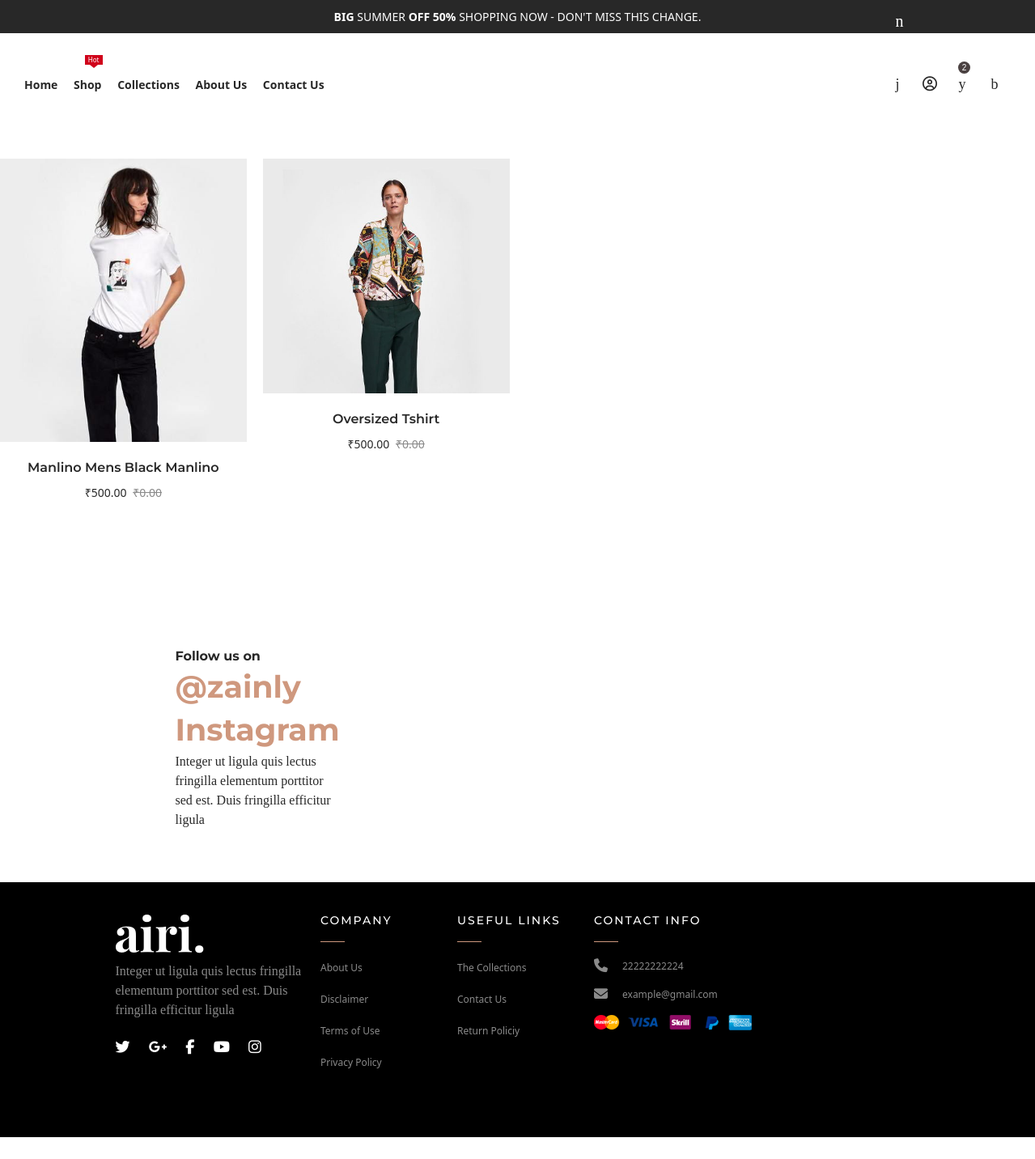
Page /search/Shirts on the earlier database version.
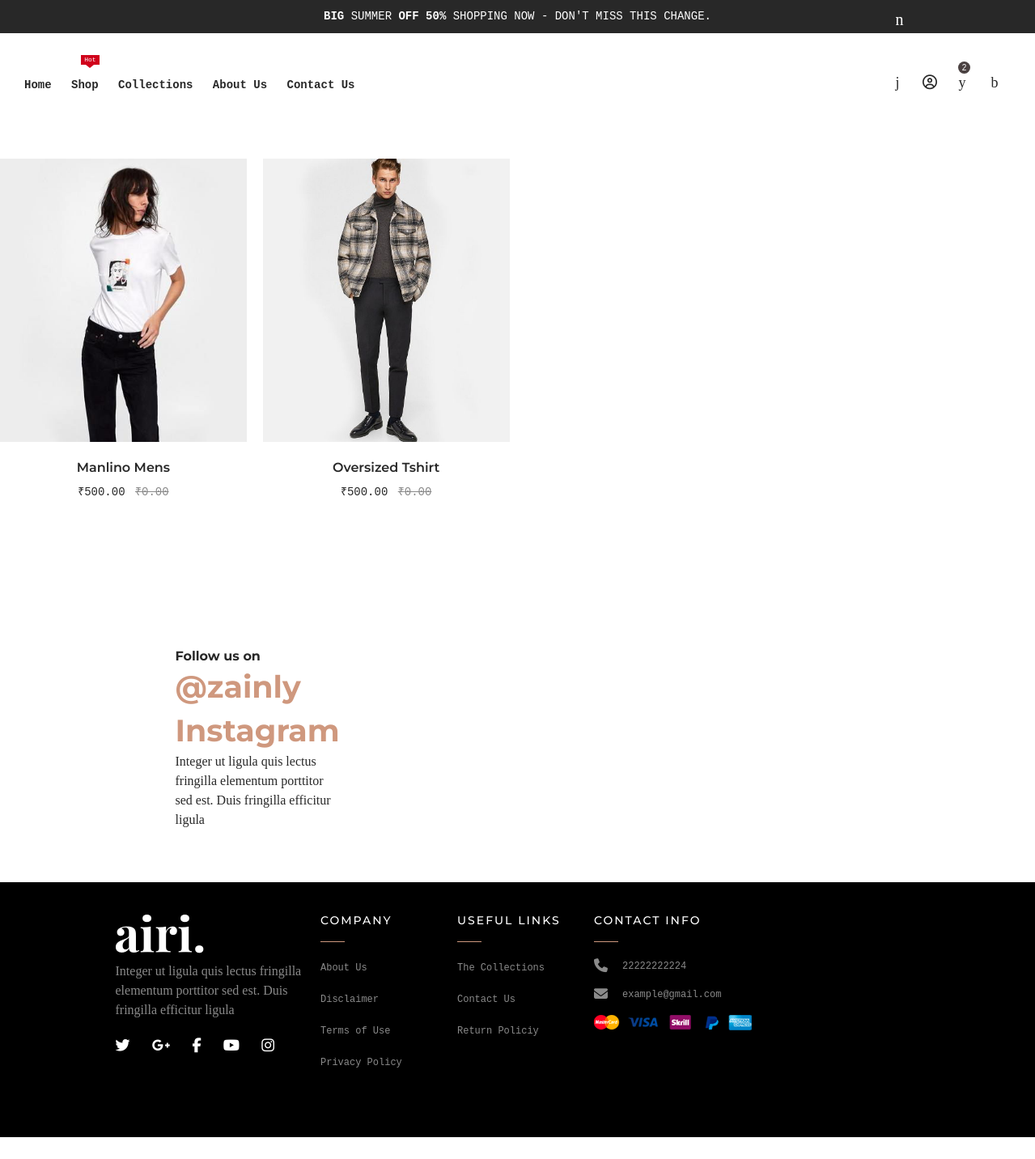
Same page on the later database version.
### dashboard/models.py (models this page shows, shortened)
class Product(models.Model):
    title = models.CharField(max_length=30)
    product_image = models.ImageField(upload_to='product_images/')
    second_image = models.ImageField(upload_to='product_images/', null=True, blank=True)
    size_chart = models.ImageField(upload_to='size_chart/', null=True, blank=True)
    category = models.ManyToManyField(Categories)
    gender = models.ManyToManyField(Gender)
    description = CKEditor5Field('Text', config_name='extends')
    keywords = models.ManyToManyField(Keywords)
    stars = models.PositiveIntegerField(default=5)
    review = models.PositiveIntegerField(default=1200)
    before_discount_price = models.DecimalField(max_digits=10, decimal_places=2, default=0)
    discount_percent = models.PositiveIntegerField(default=20)
    price = models.DecimalField(max_digits=10, decimal_places=2)
    video_url = models.URLField(blank=True)
    sizes_available = models.ManyToManyField(Sizes)
    created_at = models.DateTimeField(auto_now_add=True)
    updated_at = models.DateTimeField(auto_now=True)
    class Meta:
        verbose_name = "Product"
        verbose_name_plural = "Products"

### home/views.py (the view)
# urls.py: path("search/<str:search>",search,name='search'),
def search(request,search):
    query = search
    products = Product.objects.none()
    if query:
        products = Product.objects.filter(
            models.Q(category__category__icontains=query) |  # Correct usage for ManyToManyField
            models.Q(description__icontains=query) |
            models.Q(keywords__keyword__icontains=query)
        ).distinct()[:100]
    context = {
        'products':products,
        'search':search,
    }
    return render(request,'home/search.html',context)

### home/context_processors.py (called while the page is built)
def custom_site_context(request):
    settings = SiteSettings.objects.all().first()
    categories = Categories.objects.all()
    context = {
        'settings':settings,
        'categories':categories,
    }
    return context

### templates/home/search.html (shortened to what this page needs)
{% extends 'home/base.html' %}
{% block body %}
<div class="shop-page-wrapper">
    <div class="container-fluid p-0">
        <div class="row no-gutter pt--45 pt-md--35 pt-sm--20 pb--60 pb-md--50 pb-sm--40">
            <div class="col-12">
                <div class="shop-toolbar plr--75 plr-lg--30">
                    <div class="shop-toolbar__inner">
                        <div class="row align-items-center">
                            <div class="col-md-6 text-md-start text-center mb-sm--20">
                                <div class="shop-toolbar__left">
                                    <p class="product-pages">Showing 1–20 results</p>
                                </div>
                            </div>
                            <div class="col-md-6">
                                <div class="shop-toolbar__right">
                                    <a href="#" class="product-filter-btn shop-toolbar__btn">
                                        <span>Filters</span>
                                    </a>
                                    <div class="product-ordering">
                                        <a href="#" class="product-ordering__btn shop-toolbar__btn">
                                            <span>Short By</span>
                                        </a>
                                    </div>
                                </div>
                            </div>
                        </div>
                    </div>
                </div>
                <div class="shop-products">
                    <div class="row g-0">
                        {% for product in products %}
                        <div class="col-xl-3 col-lg-4 col-md-6 col-6 mb--40 mb-md--30">
                            <div class="airi-product">
                                <div class="product-inner">
                                    <figure class="product-image">
                                        <div class="product-image--holder">
                                            <a href="/product-view/{{product.id}}">
                                                <img src="{{product.product_image.url}}" alt="Product Image"
                                                    class="primary-image">
                                            </a>
                                        </div>
                                        <div class="airi-product-action">
                                            <div class="product-action">
                                            </div>
                                        </div>
                                    </figure>
                                    <div class="product-info text-center">
                                        <h3 class="product-title">
                                            <a href="/product-view/{{product.id}}">{{product.title}}
                                                </a>
                                        </h3>
                                        <span class="product-price-wrapper">
                                            <span class="money">₹{{product.price}}</span>
                                            <span class="product-price-old">
                                                <span class="money">₹{{product.before_discount_price}}</span>
                                            </span>
                                        </span>
                                    </div>
                                </div>
                            </div>
                        </div>
                        {% endfor %}
                    </div>
                </div>
            </div>
        </div>
    </div>
</div>
{% endblock body %}

Differences in the rows shown:
changed Product: title "Manlino Mens Black Manlino" → "Manlino Mens"
changed Product "Oversized Tshirt": product_image: a different picture
